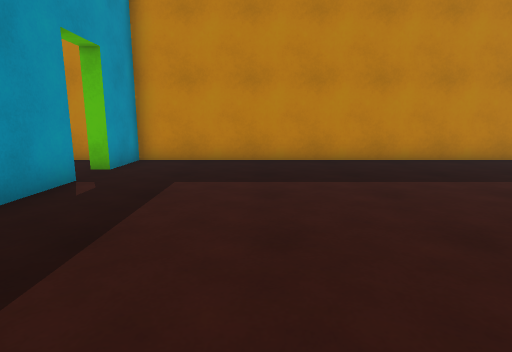
[1] (above)

16 first-person views from a walk through a Unity game level. The camera is 1.2 m above the floor, tilts 10° down and sees 80° across. The floor is counted in squares, 1 m on a side. Each view is taken from the middle of a square. On the plan, view 1 faces up. The plan holds only what a view shows up to about 13 squares ahead; the rest is blank.

[2]
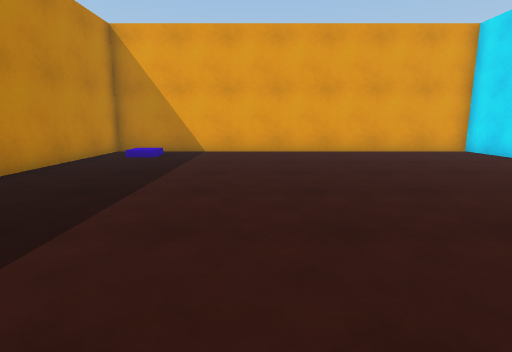

[3]
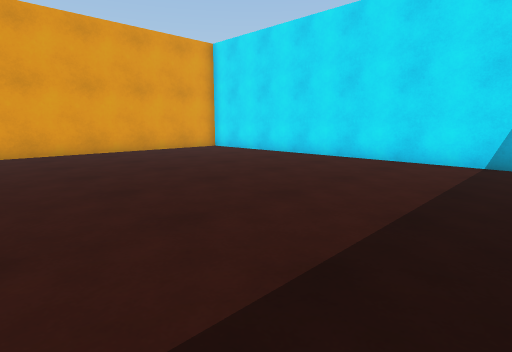

[4]
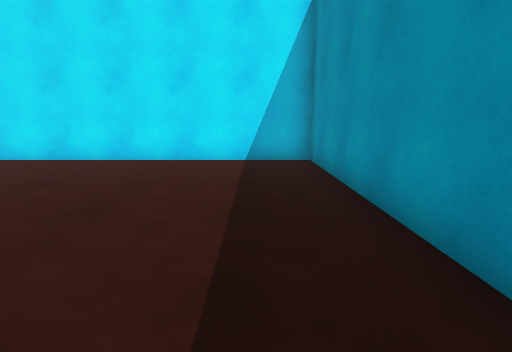

[5]
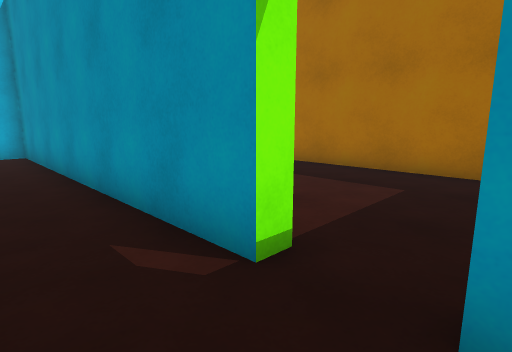

[6]
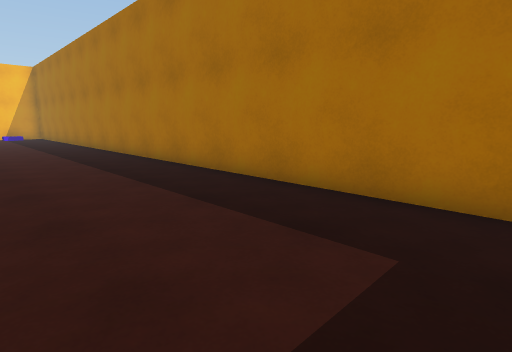

[7]
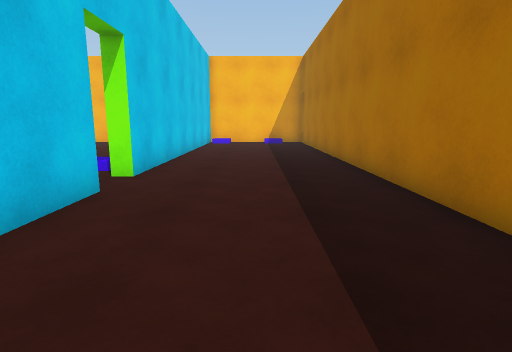

[8]
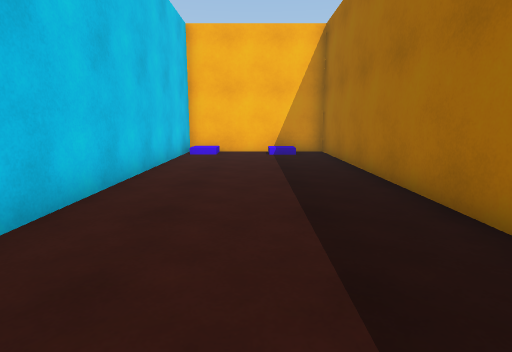

[9]
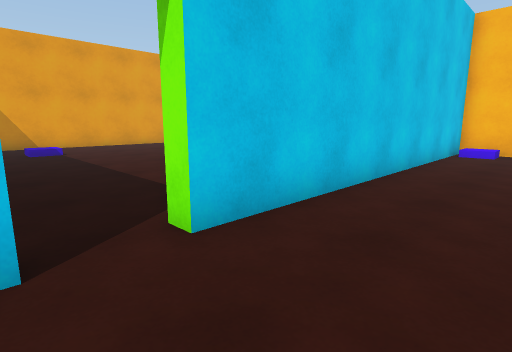

[10]
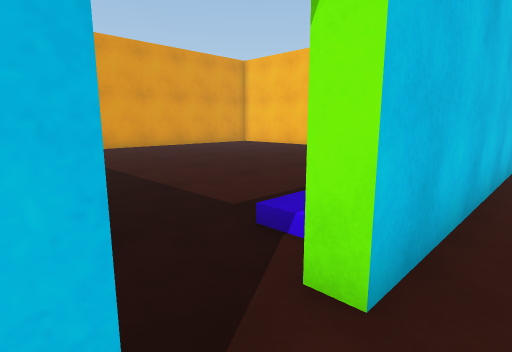

[11]
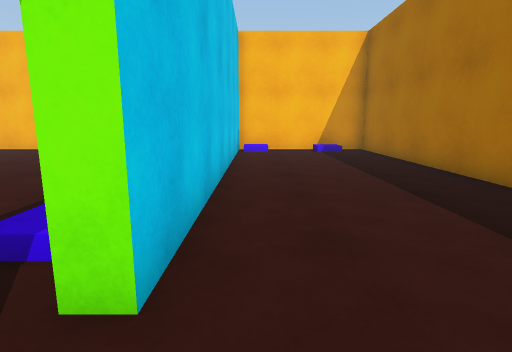

[12]
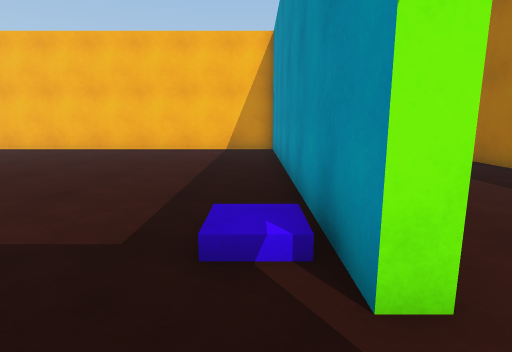

[13]
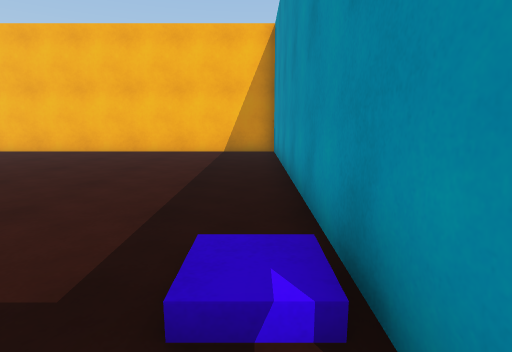

[14]
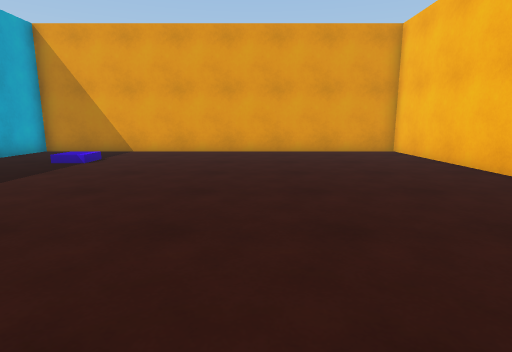

[15]
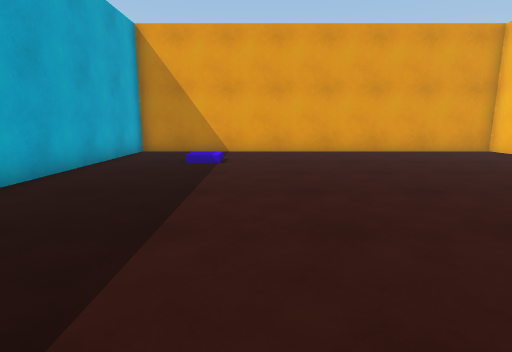

[16]
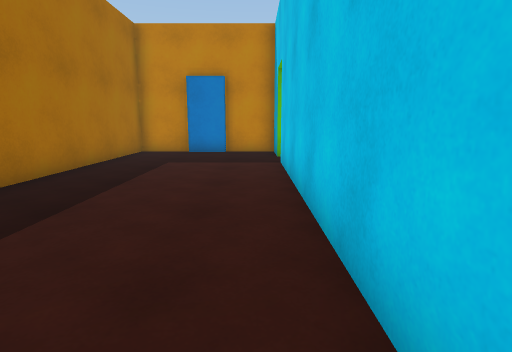

### Floor plan
Points are (right, up) in squares from view 1. A wall is a line through its corners. A room is listed if a view was taken in it or the views show most of it. See-through windows are left out.
Room 1 (views 1, 2, 3, 4, 5)
walls: (-3.8, 6.3) (-3.8, -4.8) (9.7, -4.8) (9.7, 9.7) (-3.8, 9.7) (-3.8, 7.7)
ways out: opening at (-4, 7) to room 2
Room 2 (views 6, 7, 8, 9, 10, 11, 16)
walls: (-4.3, -6.4) (-4.3, -4.1); (-4.3, -2.2) (-4.3, 6.3) (-3.8, 6.3); (-3.8, 7.7) (-4.3, 7.7) (-4.3, 9.7) (-6.2, 9.7); (-6.1, 9.5) (-7.8, 9.5); (-7.8, 9.7) (-9.8, 9.7) (-9.8, -19.8) (-4.3, -19.8) (-4.3, -7.8) (-3.8, -7.8)
ways out: opening at (-4, 7) to room 1; opening at (-4, -7) to room 3
Room 3 (views 12, 13, 14, 15)
walls: (-3.8, -7.8) (-3.8, -19.8) (9.7, -19.8) (9.7, -5.3) (2.5, -5.3)
ways out: opening at (-4, -7) to room 2

Positions as (right, up) in squares from view 1, and headings:
1: (0, 0), facing up
2: (-3, 4), facing right
3: (-3, 5), facing down-right
4: (-2, 5), facing down
5: (-2, 8), facing down-left
6: (-5, 7), facing down-left
7: (-7, -1), facing down
8: (-7, -7), facing down
9: (-7, -6), facing down-right
10: (-5, -6), facing down-right
11: (-5, -6), facing down
12: (-3, -6), facing down
13: (-3, -7), facing down
14: (-3, -14), facing right
15: (-3, -10), facing right
16: (-5, -3), facing up
